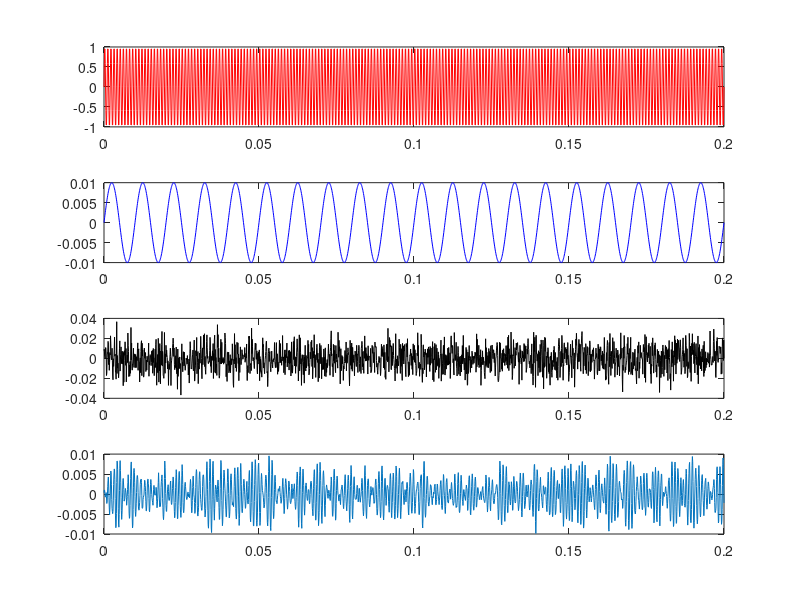

This chart was generated by the following MATLAB code:
clear;
close;
home;

a_c = 1.0;
a_s = 1.0e-2;

f_c = 1.0e6; %Units: Hz
f_s = 0.1e6; %Units: Hz
f_samp = 10.0e6; %Units: Hz
t_min = 0.0; %Units: seconds
t_max = 20.0/f_s; %Units: seconds
dt = 1/f_samp; %Units: seconds

t = [t_min:dt:t_max];

x_c = a_c*sin(2.0*pi*f_c.*t); %Carrier signal
x_s = a_s*sin(2.0*pi*f_s.*t); %Data signal
x_T = x_c.*x_s; %Mix them together

x_T = x_T + randn(size(x_T))*1.0e-2;

f_min = 0.0;
f_max = f_samp/2.0;
df = 1/t_max;

R = 50.0; %Units: Ohms
C = 470.0e-12; %Units: Farads
L = 54.0e-6; %Units: Henries

omega_LC = 1.0/(sqrt(L*C));
tau = R*C;
omega = [0.0:df:f_max]*2.0*pi;
k = sqrt(1-(omega/omega_LC).^2);
d = k.^4+(omega*tau).^2;
x = k.^4;
y = k.^2.*omega*tau;
h = x./d - i*y./d;

h = ones(size(h)) - h; %Given an h value at an f, change to 1 - h.

h = [h fliplr(conj(h(2:end)))];
h_t = real(ifft(h));  ... Numerical artifacts that are imaginary.

x_T_conv = conv(x_T,h_t); %Convolution... applying the transfer function to the data.
x_T_conv = x_T_conv(1:length(t));

figure(1);
subplot(4,1,1)
plot(t*1e3,x_c,'color','red');
subplot(4,1,2)
plot(t*1e3,x_s,'color','blue');
subplot(4,1,3)
plot(t*1e3,x_T,'color','black');
subplot(4,1,4)
plot(t*1e3,x_T_conv)